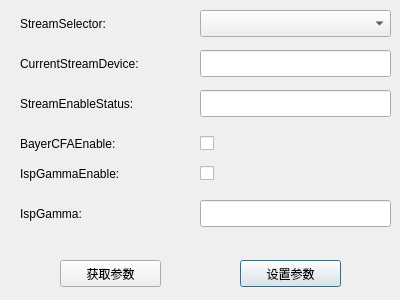
<?xml version="1.0" encoding="UTF-8"?>
<ui version="4.0">
 <class>CXPConfigForm</class>
 <widget class="QDialog" name="CXPConfigForm">
  <property name="geometry">
   <rect>
    <x>0</x>
    <y>0</y>
    <width>400</width>
    <height>300</height>
   </rect>
  </property>
  <property name="windowTitle">
   <string>Dialog</string>
  </property>
  <widget class="QLineEdit" name="teIspGamma">
   <property name="geometry">
    <rect>
     <x>200</x>
     <y>200</y>
     <width>191</width>
     <height>27</height>
    </rect>
   </property>
   <property name="text">
    <string/>
   </property>
  </widget>
  <widget class="QLabel" name="label_8">
   <property name="geometry">
    <rect>
     <x>20</x>
     <y>160</y>
     <width>171</width>
     <height>27</height>
    </rect>
   </property>
   <property name="text">
    <string>IspGammaEnable:</string>
   </property>
  </widget>
  <widget class="QLineEdit" name="teCurrentStreamDevice">
   <property name="geometry">
    <rect>
     <x>200</x>
     <y>50</y>
     <width>191</width>
     <height>27</height>
    </rect>
   </property>
  </widget>
  <widget class="QLabel" name="label_3">
   <property name="geometry">
    <rect>
     <x>20</x>
     <y>10</y>
     <width>171</width>
     <height>27</height>
    </rect>
   </property>
   <property name="text">
    <string>StreamSelector:</string>
   </property>
  </widget>
  <widget class="QLabel" name="label_6">
   <property name="geometry">
    <rect>
     <x>20</x>
     <y>200</y>
     <width>171</width>
     <height>27</height>
    </rect>
   </property>
   <property name="text">
    <string>IspGamma:</string>
   </property>
  </widget>
  <widget class="QPushButton" name="bnSetParam">
   <property name="geometry">
    <rect>
     <x>240</x>
     <y>260</y>
     <width>101</width>
     <height>27</height>
    </rect>
   </property>
   <property name="text">
    <string>设置参数</string>
   </property>
  </widget>
  <widget class="QComboBox" name="cbStreamSelector">
   <property name="geometry">
    <rect>
     <x>200</x>
     <y>10</y>
     <width>191</width>
     <height>27</height>
    </rect>
   </property>
  </widget>
  <widget class="QLabel" name="label_4">
   <property name="geometry">
    <rect>
     <x>20</x>
     <y>50</y>
     <width>171</width>
     <height>27</height>
    </rect>
   </property>
   <property name="text">
    <string>CurrentStreamDevice:</string>
   </property>
  </widget>
  <widget class="QCheckBox" name="cbIspGammaEnable">
   <property name="geometry">
    <rect>
     <x>200</x>
     <y>160</y>
     <width>171</width>
     <height>27</height>
    </rect>
   </property>
   <property name="text">
    <string/>
   </property>
  </widget>
  <widget class="QLabel" name="label_7">
   <property name="geometry">
    <rect>
     <x>20</x>
     <y>130</y>
     <width>171</width>
     <height>27</height>
    </rect>
   </property>
   <property name="text">
    <string>BayerCFAEnable:</string>
   </property>
  </widget>
  <widget class="QCheckBox" name="cbBayerCFAEnable">
   <property name="geometry">
    <rect>
     <x>200</x>
     <y>130</y>
     <width>171</width>
     <height>27</height>
    </rect>
   </property>
   <property name="text">
    <string/>
   </property>
  </widget>
  <widget class="QLineEdit" name="teStreamEnableStatus">
   <property name="geometry">
    <rect>
     <x>200</x>
     <y>90</y>
     <width>191</width>
     <height>27</height>
    </rect>
   </property>
   <property name="text">
    <string/>
   </property>
  </widget>
  <widget class="QLabel" name="label_5">
   <property name="geometry">
    <rect>
     <x>20</x>
     <y>90</y>
     <width>171</width>
     <height>27</height>
    </rect>
   </property>
   <property name="text">
    <string>StreamEnableStatus:</string>
   </property>
  </widget>
  <widget class="QPushButton" name="bnGetParam">
   <property name="geometry">
    <rect>
     <x>60</x>
     <y>260</y>
     <width>101</width>
     <height>27</height>
    </rect>
   </property>
   <property name="text">
    <string>获取参数</string>
   </property>
  </widget>
 </widget>
 <resources/>
 <connections/>
</ui>
